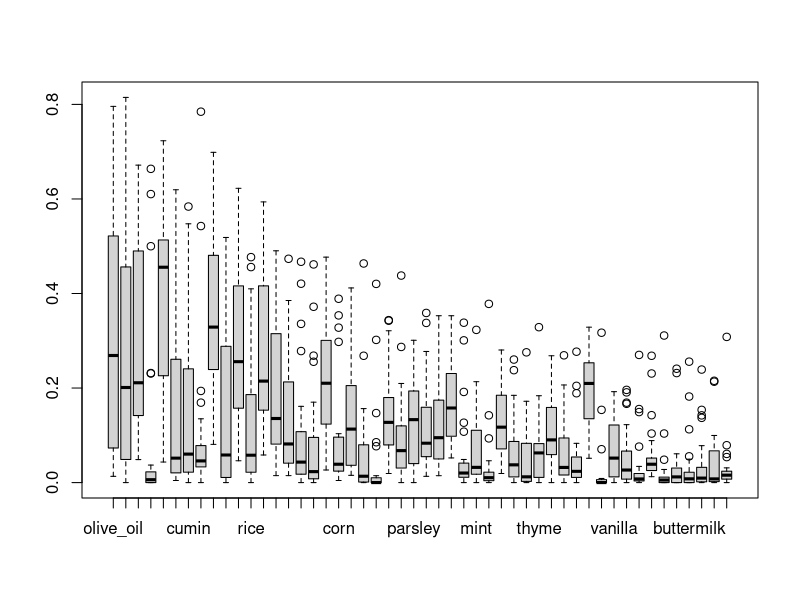
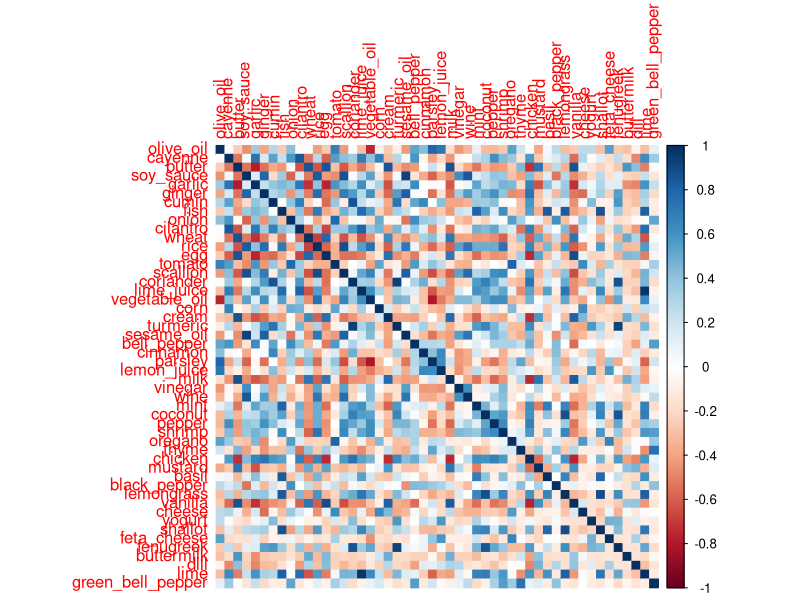
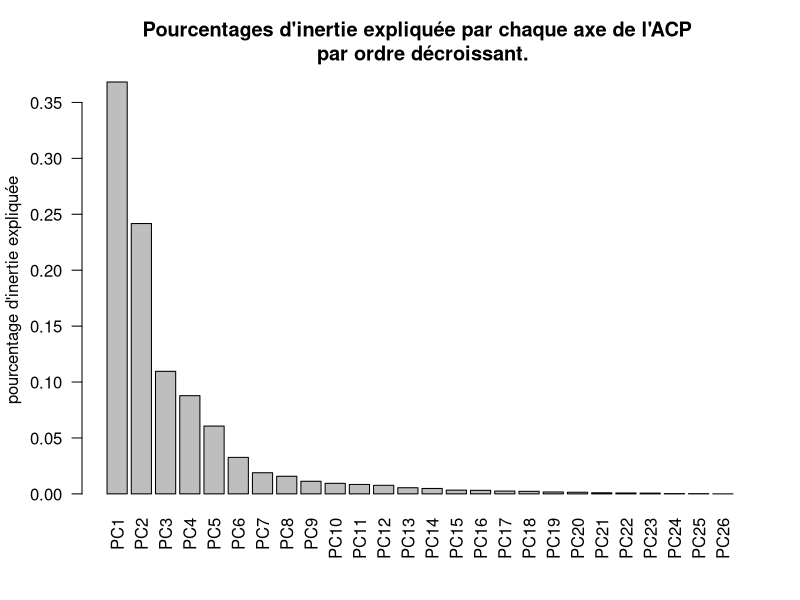
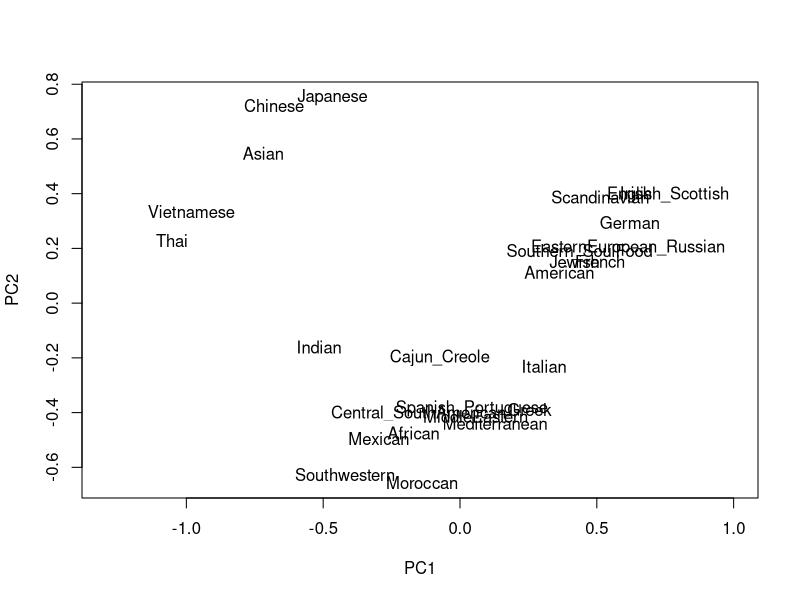
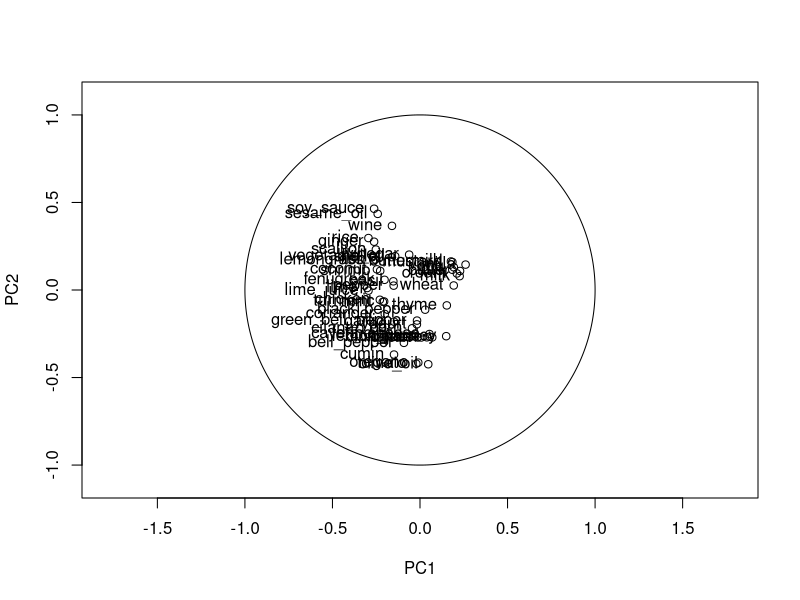
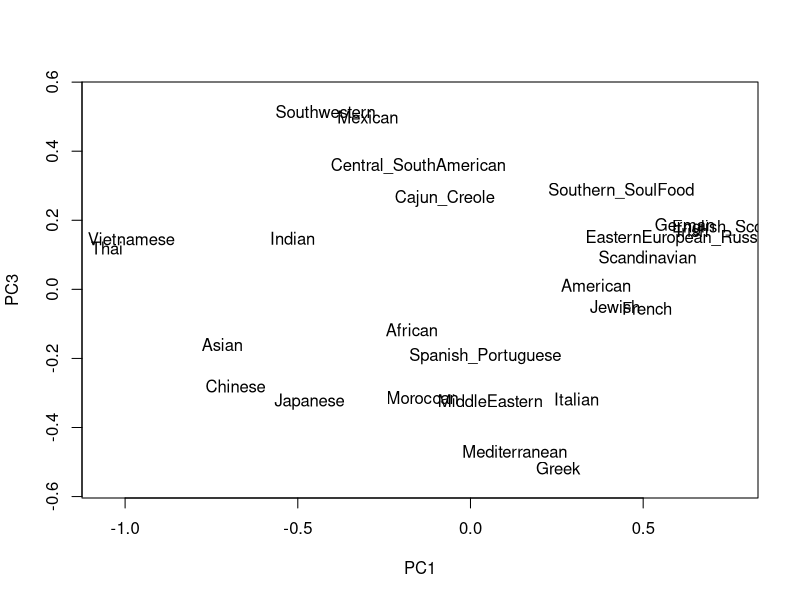
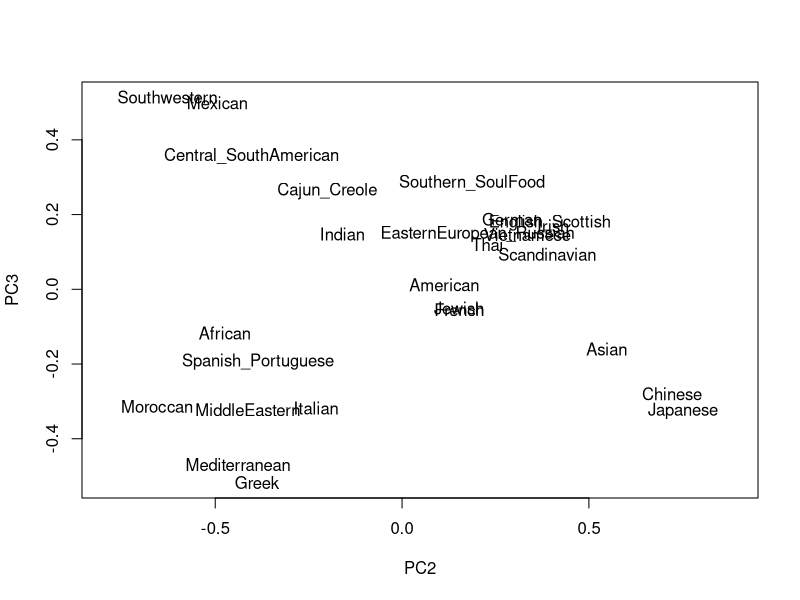
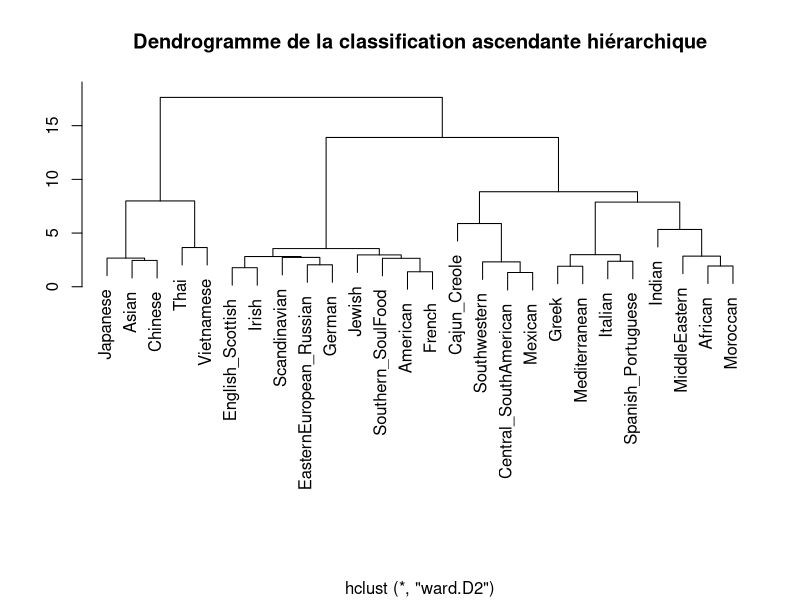

These charts were generated, in order, by the following R code:
## ---- chunk 1
recettes_pays <- read.csv("donnees/recettes-pays.data", header=T, sep=",")
head(recettes_pays)
recettes_pays_quant = recettes_pays[,-1]
## ---- chunk 2
print(nrow(recettes_pays))
print(length(unique(recettes_pays[,1])))
print(ncol(recettes_pays))
print(min(recettes_pays_quant))
print(max(recettes_pays_quant))
print(sum(is.na(recettes_pays_quant)))
boxplot(recettes_pays_quant)
#summary(recettes_pays)
## ---- chunk 3
library(corrplot)
M <- cor(recettes_pays_quant)
col <- colorRampPalette(c("#BB4444", "#EE9988", "#FFFFFF", "#77AADD", "#4477AA"))
corrplot(M, method = "color") #trop de variables...
## ---- chunk 4
res <- prcomp(recettes_pays_quant)
summary_ACP = summary(res)
print(summary_ACP)
png(filename="imgs/acp.png")
barplot(summary_ACP$importance[2,], las=2)
title(main='Pourcentages d\'inertie expliquée par chaque axe de l\'ACP \n par ordre décroissant.', ylab='pourcentage d\'inertie expliquée')
#(res$sdev)^2 # Les valeurs propres
#res$loadings # Les vecteurs propres
#res$scores # Le nouveau tableau individus-variables
## ---- chunk 5
#ACP_res = data.frame(recettes_pays$origin, res$x, row.names = rownames(recettes_pays))
ACP_res = data.frame(res$x, row.names = rownames(recettes_pays_quant))

png(filename="imgs/acp_plan_1_2.png")
plot(ACP_res[,c(1,2)], type='n', asp=1) # Plan 1,2
text(ACP_res[,1], ACP_res[,2], labels=recettes_pays$origin)
## ---- chunk 6
n=dim(recettes_pays_quant)[1]
matrix_recettes_pays_quant <- as.matrix(recettes_pays_quant)
V <- (1/n)*t(matrix_recettes_pays_quant) %*% matrix_recettes_pays_quant
tmp <- eigen(V, symmetric=TRUE)
L <- diag(tmp$values)[c(1:n),c(1:n)] #on retire les valeurs propres nulles
correlations <- (1/n) * (t(matrix_recettes_pays_quant)%*%as.matrix(ACP_res)) / (sqrt(diag(V))%*%t(sqrt(diag(L))))
print(dim(correlations))
print(correlations)
print(t(correlations[1,])%*%correlations[1,])
corr_1_2 <- correlations[,c(1,2)]
## ---- chunk 7
plot(corr_1_2, xlim=c(-1.1,1.1), ylim=c(-1.1,1.1), asp=1)
text(correlations[,1], correlations[,2], labels=rownames(correlations), pos=2)
require(plotrix)
draw.circle(0, 0, 1, nv = 1000)
## ---- chunk 8
png(filename="imgs/acp_plan_1_3.png")
plot(ACP_res[,c(1,3)], type='n', asp=1) # Plan 1,3
text(ACP_res[,1], ACP_res[,3], labels=recettes_pays$origin)
## ---- chunk 9
png(filename="imgs/acp_plan_2_3.png")
plot(ACP_res[,c(2,3)], type='n', asp=1) # Plan 2,3
text(ACP_res[,2], ACP_res[,3], labels=recettes_pays$origin)
## ---- chunk 10
dist_manhattan_recettes = dist(recettes_pays_quant, method="manhattan")
clust = hclust(dist_manhattan_recettes, method="ward.D2")
print(clust)
png(filename="imgs/CAH_dendrogramme.png")
plot(clust, labels = recettes_pays$origin, xlab = "", ylab = "", main = "Dendrogramme de la classification ascendante hiérarchique")
## ---- chunk 11
dist_manhattan_recettes = dist(recettes_pays_quant, method="manhattan")
clust = hclust(dist_manhattan_recettes, method="ward.D2")
print(clust)
png(filename="imgs/CAH_dendrogramme.png")
plot(clust, labels = recettes_pays$origin, xlab = "", ylab = "", main = "Dendrogramme de la classification ascendante hiérarchique")
